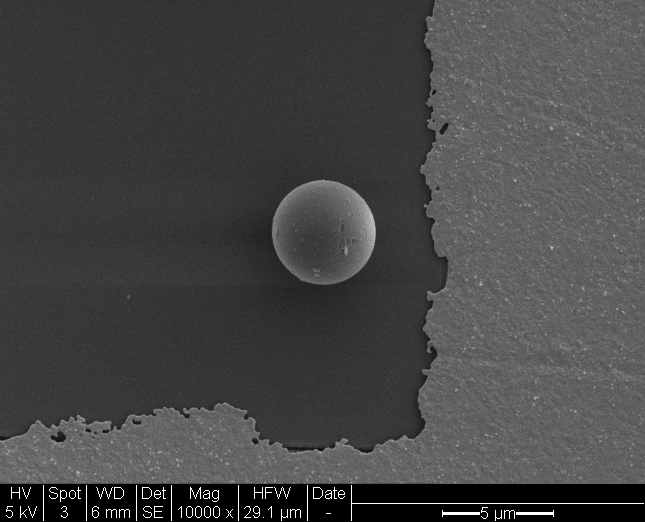
#> input picture scripts/image_analysis/bead_radii/20190108_bead-radii-test-2_10000x.TIF, 645 x 522 px, found by its file name
$ python detect_beads.py
#> lines starting #> are read from the running program, lines starting #| are printed output that depends on the picture; long printed decimals are rounded
import numpy as np
import argparse
import cv2

import matplotlib.pyplot as plt

path_base = '/home/charles/opt_lev_analysis/scripts/image_analysis/bead_radii/'
#im = '20190108_bead-radii-test-1.TIF'
#im = '20190108_bead-radii-test-1_8000x.TIF'
#im = '20190108_bead-radii-test-1_5000x.TIF'
im = '20190108_bead-radii-test-2_10000x.TIF'
#im = '20190108_bead-radii-test-3_5000x.TIF'

verbose = True
plot_scale = False


####################################################################


image = cv2.imread(path_base + im)
#> image is the input picture: shape (522, 645, 3); min 0, max 255, mean 69.4

output = image.copy()
gray = cv2.cvtColor(image, cv2.COLOR_BGR2GRAY)

## Crop various parts of the image
sem = gray[:484,:]
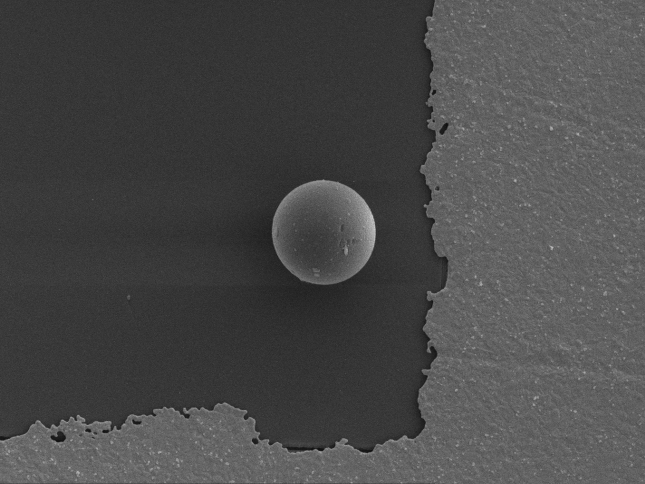
#> sem: shape (484, 645); min 15, max 198, mean 73.3
bar = gray[484:,:]
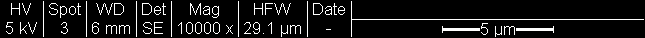
#> bar: shape (38, 645); 8.1% white in thin lines or dots

scale = bar[20:,375:625]

## Determine the pixel -> micron ratio from the scale bar
scale_1d = scale[9,:]
#> scale_1d = 250 values, max 255 at index 67, min 0 at index 0, mean 83.64
for pixel_ind, pixel in enumerate(scale_1d):
    if pixel > 126:
        start_ind = pixel_ind
        break
#> this loop made 68 passes
#> start_ind on pass 68: 67
for pixel_ind, pixel in enumerate(scale_1d[::-1]):
    if pixel > 126:
        stop_ind = len(scale_1d) - pixel_ind - 1
        break
#> this loop made 72 passes
#> stop_ind on pass 72: 178
len = stop_ind - start_ind + 1
#> len = 112
resolution = 5.0 / float(len)
#> resolution = 0.0446
if verbose:
    print('length of scale: ', len)
#| length of scale:  112
    print('resolution [um]: ', resolution)
#| resolution [um]:  0.04464

if plot_scale:
    #plt.imshow(sem, cmap='gray')
    #plt.figure()
    plt.imshow(bar, cmap='gray')
    plt.figure()
    plt.imshow(scale, cmap='gray')
    plt.plot([start_ind, stop_ind], [9, 9])
    plt.show()


##### Find the beads


circles = cv2.HoughCircles(sem, cv2.HOUGH_GRADIENT, dp=1.3, \
                           minDist=200, param1=75, param2=100)#, \
#> circles = [[376.3, 247.6, 235.2], [645.4, 289.2, 156.4], [528.4, 116.3, 62.92], [185.2, 347.8, 135.8], [468.6, 434.8, 39.78]]
                           #minRadius=20, maxRadius=100)
print(circles)
#| [[[376.350 247.65    235.170]
#|   [645.450 289.25    156.39   ]
#|   [528.450 116.35     62.92   ]
#|   [185.25    347.75    135.850]
#|   [468.65    434.850  39.78   ]]]

fig = plt.figure()
ax = plt.subplot(111)
ax.imshow(sem, cmap='gray')
plot_circles = []
for circle in circles[0]:
    print('RADIUS DETECTED: ', circle[2] * resolution)
    plot_circles.append( plt.Circle((circle[0], circle[1]), circle[2], \
                                    color='r', fill=False) )
    ax.add_artist(plot_circles[-1])
#> this loop made 5 passes
#| RADIUS DETECTED:  10.499
#| RADIUS DETECTED:  6.982
#| RADIUS DETECTED:  2.809
#| RADIUS DETECTED:  6.065
#| RADIUS DETECTED:  1.776
#> after the loop, plot_circles = 5 items
plt.show()
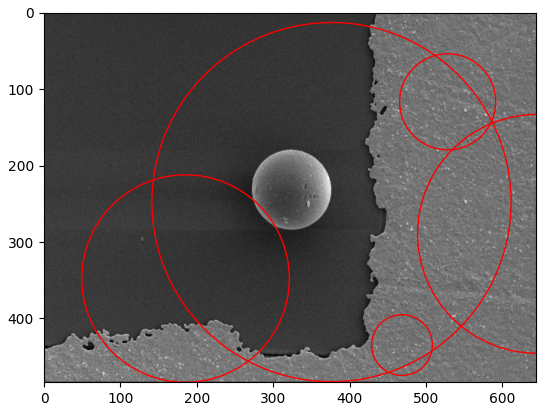
#> figure drawn by matplotlib, 1 panel

$ run again, with scripts/image_analysis/bead_radii/20190108_bead-radii-test-1_8000x.TIF copied over scripts/image_analysis/bead_radii/20190108_bead-radii-test-2_10000x.TIF
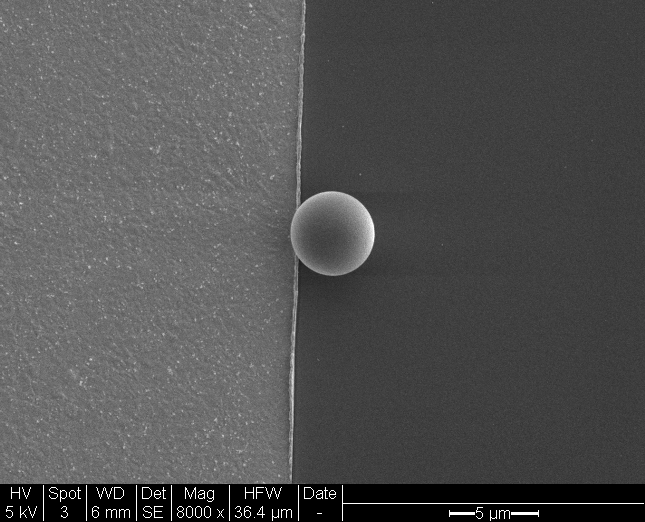
#> input picture scripts/image_analysis/bead_radii/20190108_bead-radii-test-1_8000x.TIF, 645 x 522 px, found by its file name
#> image is the input picture: shape (522, 645, 3); min 0, max 255, mean 81.5
#> `bar = gray[484:,:]`:
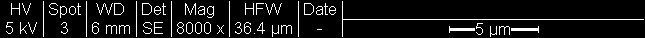
#> bar: shape (38, 645); 7.9% white in thin lines or dots
#> scale_1d = 250 values, max 255 at index 74, min 0 at index 0, mean 61.2
#> the loop `for pixel_ind, pixel in enumerate(scale_1d):` made 75 passes
#> start_ind on pass 75: 74
#> the loop `for pixel_ind, pixel in enumerate(scale_1d[::-1]):` made 87 passes
#> stop_ind on pass 87: 163
#> len = 90
#> resolution = 0.0556
#| length of scale:  90
#| resolution [um]:  0.05556
#> circles = [[143.6, 261.9, 118], [385.4, 248.9, 248], [453, 50.05, 442.1], [341.2, 449.1, 243.6], [195.6, 64.35, 48.62]]
#| [[[143.65    261.950 118.04   ]
#|   [385.450 248.95    248.04   ]
#|   [453.05     50.05    442.13   ]
#|   [341.25    449.15    243.620]
#|   [195.65     64.35     48.62   ]]]
#> the loop `for circle in circles[0]:` made 5 passes
#> (printed output is left out)
#> after the loop `for circle in circles[0]:`: plot_circles = 5 items
#> `plt.show()`:
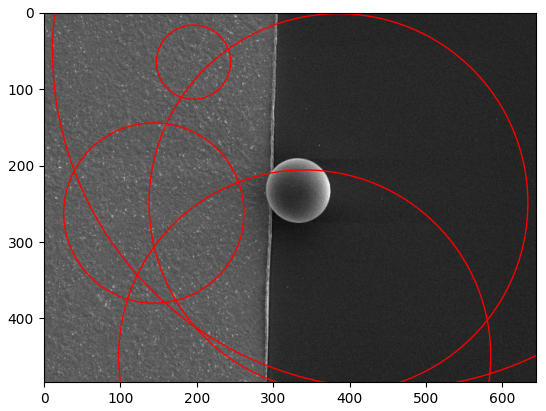
#> figure drawn by matplotlib, 1 panel

$ run again, with scripts/image_analysis/bead_radii/20190108_bead-radii-test-1_5000x.TIF copied over scripts/image_analysis/bead_radii/20190108_bead-radii-test-2_10000x.TIF
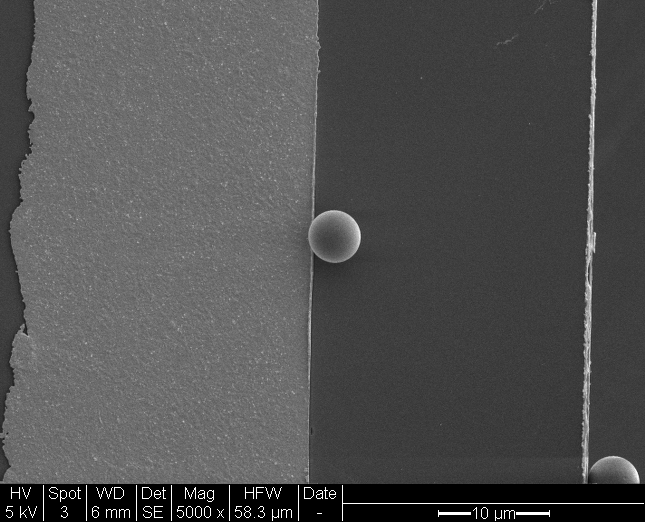
#> input picture scripts/image_analysis/bead_radii/20190108_bead-radii-test-1_5000x.TIF, 645 x 522 px, found by its file name
#> image is the input picture: shape (522, 645, 3); min 0, max 255, mean 80.6
#> `bar = gray[484:,:]`:
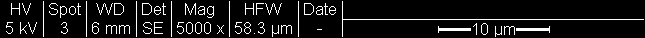
#> bar: shape (38, 645); 8.1% white in thin lines or dots
#> scale_1d = 250 values, max 255 at index 63, min 0 at index 0, mean 76.5
#> the loop `for pixel_ind, pixel in enumerate(scale_1d):` made 64 passes
#> start_ind on pass 64: 63
#> the loop `for pixel_ind, pixel in enumerate(scale_1d[::-1]):` made 76 passes
#> stop_ind on pass 76: 174
#> len = 112
#> resolution = 0.0446
#| length of scale:  112
#| resolution [um]:  0.04464
#> circles = [[336, 269.8, 255.4], [4.55, 252.8, 229.8], [170.9, 129.3, 101.8], [464.7, 90.35, 412.8], [320.4, 484.2, 276.1]]
#| [[[336.05      269.75      255.45     ]
#|   [  4.550 252.850   229.84     ]
#|   [170.95      129.350   101.79     ]
#|   [464.750    90.35      412.75     ]
#|   [320.450   484.250   276.12     ]]]
#> the loop `for circle in circles[0]:` made 5 passes
#> (printed output is left out)
#> after the loop `for circle in circles[0]:`: plot_circles = 5 items
#> `plt.show()`:
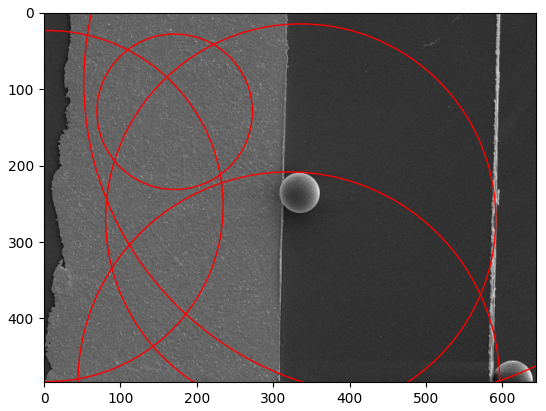
#> figure drawn by matplotlib, 1 panel
